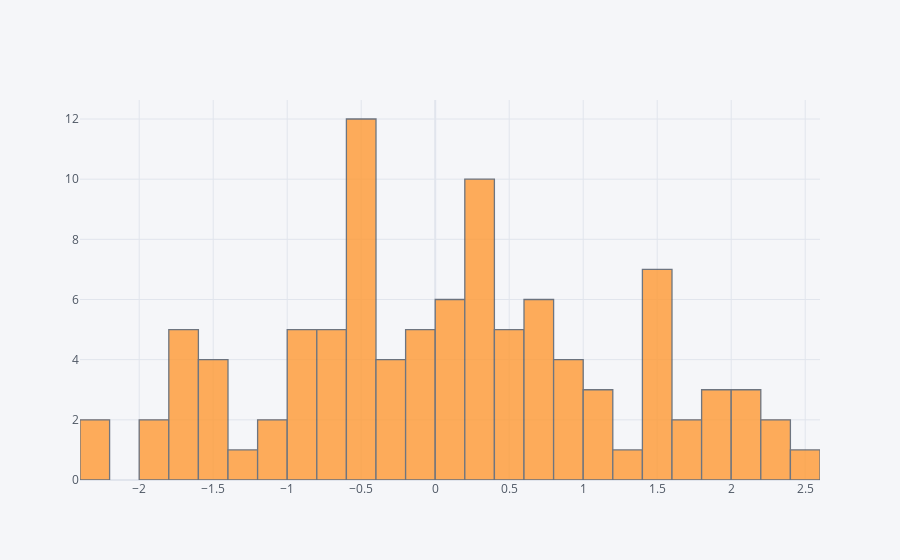

Here is the notebook cell this chart was saved with:
### Code cell
df["A"].iplot(kind = "hist", bins = 30)

### Figure 1 — Plotly figure (JSON) as saved in the notebook; plotly's stock layout.template omitted (floating-point values rounded to 4 significant figures)
{"data": [{"histfunc": "count", "histnorm": "", "marker": {"color": "rgba(255, 153, 51, 1.0)", "line": {"color": "#4D5663", "width": 1.3}}, "name": "A", "nbinsx": 30, "opacity": 0.8, "orientation": "v", "type": "histogram", "x": [-0.6961, 0.315, -1.512, 0.927, 0.2419, -0.5606, -0.5546, -1.218, -0.3109, 1.536, -1.46, 1.801, -1.69, 0.2335, 0.8068, 0.767, -2.304, 1.851, 0.6554, 2.156, 0.6408, -0.2225, 1.599, 1.625, 1.416, 1.137, -0.6222, 1.957, -0.8857, -0.5576, 1.449, 0.3276, 0.03119, -0.3411, -0.5807, 1.079, -1.731, 0.8341, -0.1752, -0.87, -0.5008, 0.7067, 0.07013, 0.7788, -1.591, 0.5545, 0.1108, 2.429, 0.2474, 0.1574, -0.483, 0.0201, -0.6861, 1.791, 1.58, -1.608, -0.6291, 0.9405, -0.9226, 2.212, 0.5413, -0.05161, -0.4327, -0.4971, -1.156, 2.081, -2.231, -1.711, 0.5455, -1.772, 1.343, -1.056, -0.4734, -0.1939, 0.6764, 0.2521, 2.038, -0.6426, -0.297, -1.98, 1.416, -0.9631, 1.185, 0.2561, -0.0293, 0.0806, -0.8941, 0.2086, 1.5, -0.4127, -1.907, 0.4219, 0.5815, -0.5751, -0.01875, -1.577, 0.3201, -0.464, 0.3983, 2.354]}], "layout": {"barmode": "overlay", "legend": {"bgcolor": "#F5F6F9", "font": {"color": "#4D5663"}}, "paper_bgcolor": "#F5F6F9", "plot_bgcolor": "#F5F6F9", "title": {"font": {"color": "#4D5663"}}, "xaxis": {"gridcolor": "#E1E5ED", "showgrid": true, "tickfont": {"color": "#4D5663"}, "title": {"font": {"color": "#4D5663"}, "text": ""}, "zerolinecolor": "#E1E5ED"}, "yaxis": {"gridcolor": "#E1E5ED", "showgrid": true, "tickfont": {"color": "#4D5663"}, "title": {"font": {"color": "#4D5663"}, "text": ""}, "zerolinecolor": "#E1E5ED"}}}
